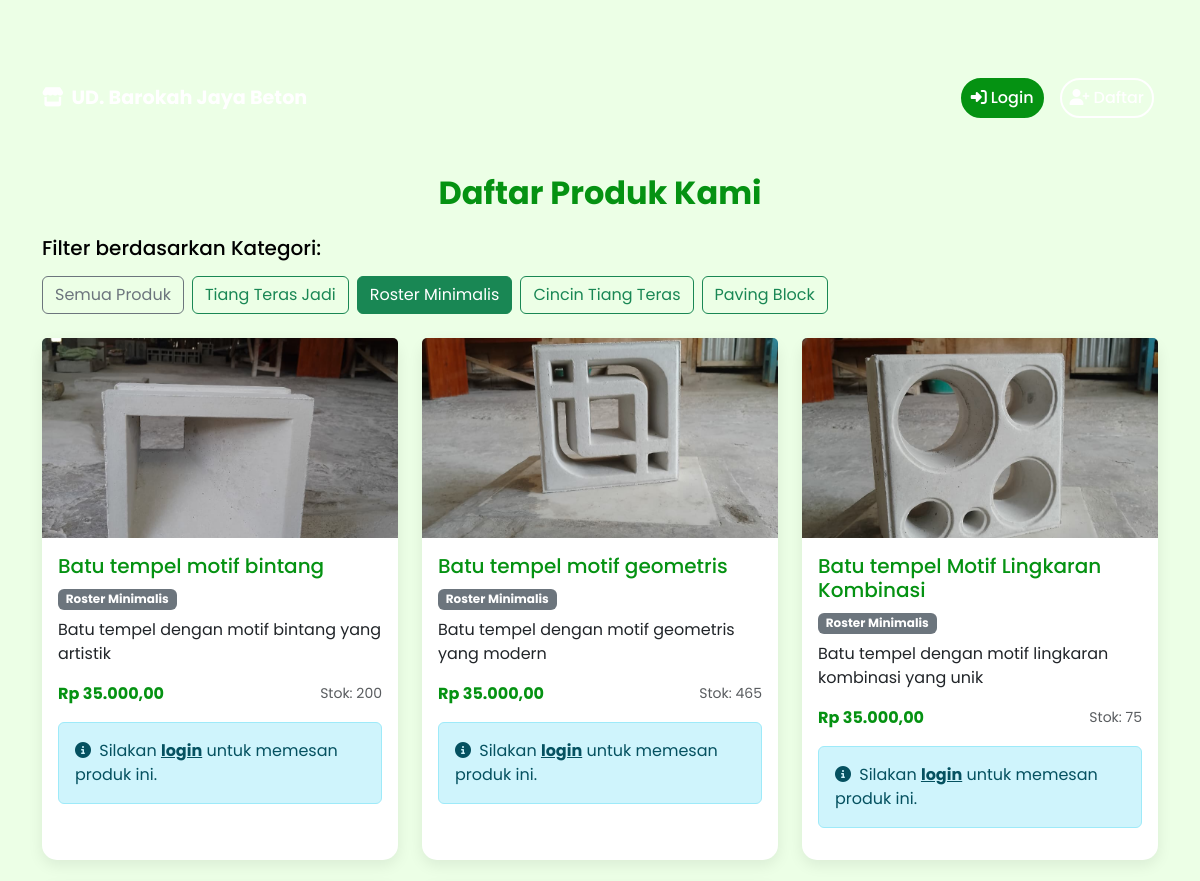
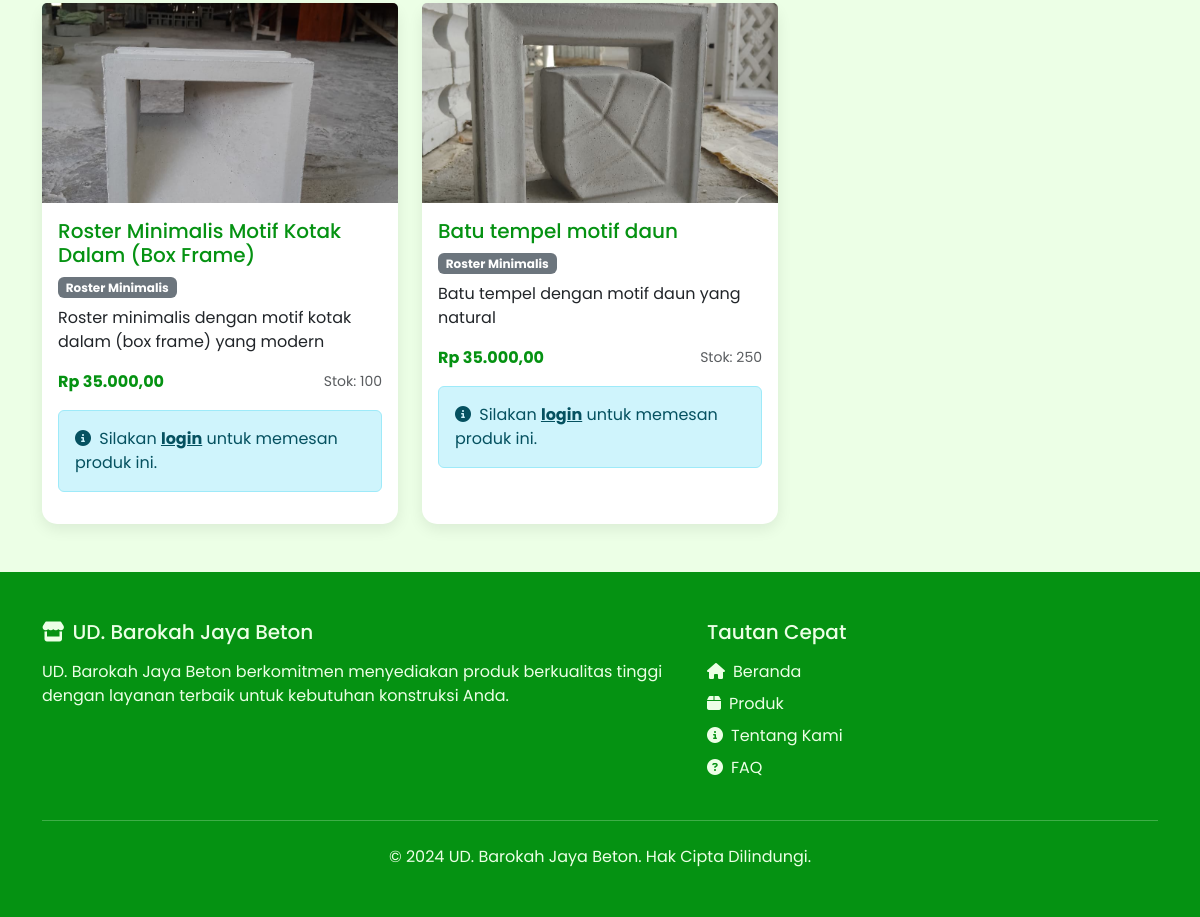
The page /produk/public/?kategori=10 on the database its author committed (2 pictures, top to bottom).
### admin_dashboard/models.py (models this page shows, shortened)
class Kategori(models.Model):
    nama_kategori = models.CharField(max_length=255, verbose_name="Nama Kategori")
    class Meta:
        verbose_name_plural = "Kategori"
        db_table = 'kategori'

class Produk(models.Model):
    nama_produk = models.CharField(max_length=255, verbose_name="Nama Produk")
    deskripsi_produk = models.TextField(verbose_name="Deskripsi Produk")
    foto_produk = models.ImageField(upload_to='produk_images/', verbose_name="Foto Produk")
    stok_produk = models.IntegerField(verbose_name="Stok Produk")
    harga_produk = models.DecimalField(max_digits=10, decimal_places=2, verbose_name="Harga Produk")
    kategori = models.ForeignKey(Kategori, on_delete=models.SET_NULL, blank=True, null=True, verbose_name="Kategori")
    class Meta:
        verbose_name_plural = "Produk"
        db_table = 'produk'

### admin_dashboard/views.py (the view)
# urls.py: path('produk/public/', views.produk_list_public, name='produk_list_public'),
def produk_list_public(request):
    kategori_list = Kategori.objects.all()
    kategori_id = request.GET.get('kategori')
    if kategori_id:
        produk = Produk.objects.filter(kategori_id=kategori_id)
    else:
        produk = Produk.objects.all()
    for p in produk:
        diskon_produk = DiskonPelanggan.objects.filter(
            produk=p,
            status='aktif'
        ).first()
        if not diskon_produk:
            diskon_produk = DiskonPelanggan.objects.filter(
                produk__isnull=True,  # General discount
                status='aktif'
            ).first()
        p.diskon_aktif = diskon_produk
    context = {
        'produk': produk,
        'kategori_list': kategori_list,
        'kategori_terpilih': kategori_id
    }
    return render(request, 'product_list_public.html', context)

### admin_dashboard/context_processors.py (called while the page is built)
def transaksi_notification_count(request):
    count = Transaksi.objects.filter(
        status_transaksi__in=['DIPROSES', 'BARU']
    ).count()
    return {
        'new_transaction_count': count
    }

### templates/product_list_public.html (shortened to what this page needs)
{% load static %}
{% load humanize %}
<!DOCTYPE html>
<html lang="en">
<head>
    <link href="https://cdn.jsdelivr.net/npm/bootstrap@5.3.0/dist/css/bootstrap.min.css" rel="stylesheet">
    <link rel="stylesheet" href="https://cdnjs.cloudflare.com/ajax/libs/font-awesome/6.4.0/css/all.min.css">
</head>
<body>
    {% include 'navbar_public.html' %}
    <section class="container my-5">
        <div class="row">
            <div class="col-12">
                <h2 class="mb-4 text-center fw-bold" style="color: #059212;">Daftar Produk Kami</h2>
                <div class="mb-4">
                    <h5 class="mb-3">Filter berdasarkan Kategori:</h5>
                    <div class="d-flex flex-wrap gap-2">
                        <a href="{% url 'produk_list_public' %}" class="btn btn-outline-secondary {% if not kategori_terpilih %}active{% endif %}">
                            Semua Produk
                        </a>
                        {% for kategori in kategori_list %}
                            <a href="?kategori={{ kategori.id }}" class="btn btn-outline-success {% if kategori.id|stringformat:'s' == kategori_terpilih %}active{% endif %}">
                                {{ kategori.nama_kategori }}
                            </a>
                        {% endfor %}
                    </div>
                </div>
            </div>
        </div>
        <div class="row g-4">
            {% for p in produk %}
            <div class="col-md-4 col-sm-6">
                <div class="card card-custom h-100 position-relative">
                    <img src="{{ p.foto_produk.url }}" class="card-img-top" alt="{{ p.nama_produk }}" style="height: 200px; object-fit: cover;">
                    <div class="card-body">
                        <h5 class="card-title product-title">{{ p.nama_produk }}</h5>
                        {% if p.kategori %}
                            <span class="badge bg-secondary mb-2">{{ p.kategori.nama_kategori }}</span>
                        {% endif %}
                        <p class="card-text product-description">{{ p.deskripsi_produk|truncatewords:20 }}</p>
                        <div class="d-flex justify-content-between align-items-center mb-3">
                            <span class="fw-bold product-price">Rp {{ p.harga_produk|intcomma }}</span>
                            <small class="text-muted">Stok: {{ p.stok_produk|intcomma }}</small>
                        </div>
                        <div class="alert alert-info" role="alert">
                            <i class="fas fa-info-circle me-1"></i>
                            Silakan <a href="{% url 'login_pelanggan' %}" class="alert-link">login</a> untuk memesan produk ini.
                        </div>
                    </div>
                </div>
            </div>
            {% endfor %}
        </div>
    </section>
    {% include 'footer.html' %}
</body>
</html>

### templates/product_list_public.html (style rules this page uses)
body { font-family: 'Poppins', sans-serif; background-color: #ECFFE6; padding-top: 70px; color: #000000; }
.card-custom { border-radius: 15px; border: none; box-shadow: 0 5px 15px rgba(0, 0, 0, 0.08); transition: transform 0.3s ease, box-shadow 0.3s ease; background-color: #FFFFFF; }
.product-title { color: #059212; }
.product-price { color: #059212; }

### rows shown on the page
Kategori: nama_kategori "Tiang Teras Jadi"
Kategori: nama_kategori "Roster Minimalis"
Kategori: nama_kategori "Cincin Tiang Teras"
Kategori: nama_kategori "Paving Block"
Produk: foto_produk (picture), nama_produk "Batu tempel motif bintang", kategori.nama_kategori "Roster Minimalis", deskripsi_produk "Batu tempel dengan motif bintang yang artistik", harga_produk "35.000,00", stok_produk "200"
Produk: foto_produk (picture), nama_produk "Batu tempel motif geometris", kategori.nama_kategori "Roster Minimalis", deskripsi_produk "Batu tempel dengan motif geometris yang modern", harga_produk "35.000,00", stok_produk "465"
Produk: foto_produk (picture), nama_produk "Batu tempel Motif Lingkaran Kombinasi", kategori.nama_kategori "Roster Minimalis", deskripsi_produk "Batu tempel dengan motif lingkaran kombinasi yang unik", harga_produk "35.000,00", stok_produk "75"
Produk: foto_produk (picture), nama_produk "Roster Minimalis Motif Kotak Dalam (Box Frame)", kategori.nama_kategori "Roster Minimalis", deskripsi_produk "Roster minimalis dengan motif kotak dalam (box frame) yang modern", harga_produk "35.000,00", stok_produk "100"
Produk: foto_produk (picture), nama_produk "Batu tempel motif daun", kategori.nama_kategori "Roster Minimalis", deskripsi_produk "Batu tempel dengan motif daun yang natural", harga_produk "35.000,00", stok_produk "250"
